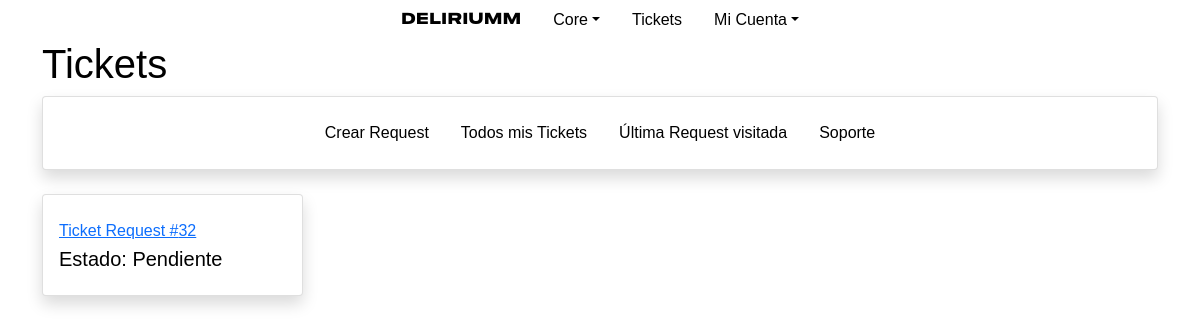
Before: /core/tickets/ (signed in) with the older database file.
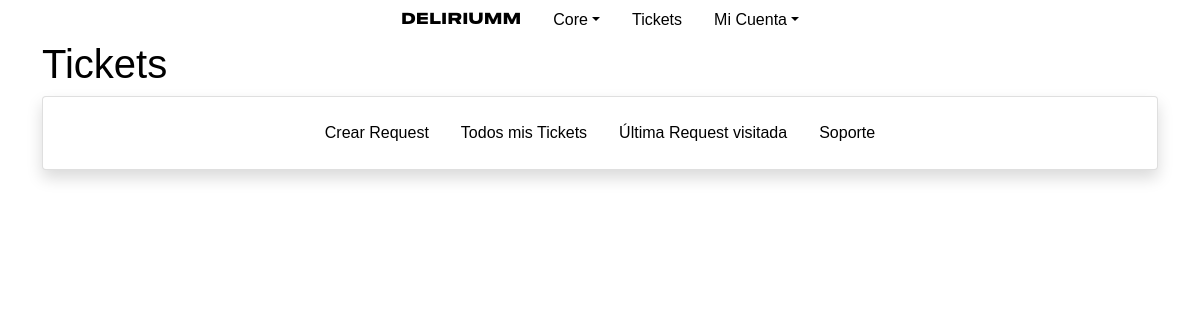
After: the same page with the newer database file.
### tickets/models.py (models this page shows, shortened)
class TicketRequest(models.Model):
    user = models.ForeignKey(User, on_delete=models.CASCADE)
    event = models.ForeignKey(Event, on_delete=models.CASCADE)
    context = models.CharField(max_length=300, blank=True)
    q_tickets = models.IntegerField(verbose_name="Tickets")
    reference = models.CharField(max_length=150, default="none")
    client = models.CharField(max_length=50, default="none")
    total = models.IntegerField(verbose_name="Total", default="0")
    created = models.DateTimeField(auto_now=True)
    staff_asigned = models.CharField(max_length=30, default="none")
    comprobante = models.FileField(upload_to='uploads/comprobantes/', blank=True)
    PAYMENTS = (
        ("CASH", "Efectivo"),
        ("CARD", "Tarjeta"),
        ("TRANSFER", "Transferencía"),
        ("DEPOSIT", "Deposíto"),
    )
    payment_method = models.CharField(
        max_length=20,
        choices=PAYMENTS,
        default='CASH',
    )
    STATUS = (
        ("PE", "Pendiente"),
        ("RE", "Rechazado"),
        ("VA", "Aprobado"),
        ("AR", "Archivado"),
    )
    status = models.CharField(
        max_length=2,
        choices=STATUS,
        default='PE',
    )

### tickets/views.py (the view)
# urls.py: path("", views.index, name="index"),
def index(request):
    if not request.user.is_authenticated:
        return HttpResponseRedirect(reverse("users:login"))
    usercore = get_object_or_404(UserCore, user=request.user)
    return render(request, "tickets/index.html",{
        "ticketspe": request.user.ticketrequest_set.all().filter(status="PE"),
        "ticketsap": request.user.ticketrequest_set.all().filter(status="VA"),
        "ticketsre": request.user.ticketrequest_set.all().filter(status="RE"),
        "last_ticket": usercore.last_ticket_request_see,
    })

### tickets/templates/tickets/index.html (shortened to what this page needs)
{% extends 'tickets/layout_1.html' %}
{% block head %}
{% load static %}
{% endblock %}
{% block body %}
<h1>Tickets</h1>
<div class="card shadow mb-4 ">
    <div class="card-body ">
        <ul class="nav justify-content-center">
            <li class="nav-item border-0">
                <a class="nav-link" href="{% url 'tickets:create_request_view' %}">Crear Request</a>
            </li>
            <li class="nav-item border-0">
                <a class="nav-link" href="{% url 'tickets:my_tickets' %}">Todos mis Tickets</a>
            </li>
            <li class="nav-item border-0">
                <a class="nav-link" href="{% url 'tickets:request_view' last_ticket %}">Última Request visitada</a>
            </li>
            <li class="nav-item border-0">
                <a class="nav-link" href="{% url 'tickets:index' %}">Soporte</a>
            </li>
        </ul>
    </div>
</div>
<div class="row">
    {% for ticket in ticketspe %}
    <div class="col-xl-3 col-md-6 mb-4">
        <div class="card border-left-primary shadow h-100 py-2">
            <div class="card-body">
                <div class="row no-gutters align-items-center">
                    <div class="col mr-2">
                        <div class="text-xs font-weight-bold text-primary mb-1">
                            <a href="{% url 'tickets:request_view' ticket.pk %}">Ticket Request #{{ ticket.pk }}</a></div>
                        <div class="h5 mb-0 font-weight-bold text-gray-800">Estado: {{ ticket.get_status_display }}</div>
                    </div>
                </div>
            </div>
        </div>
    </div>
    {% endfor %}
</div>
{% endblock body %}

Changed rows visible on the page:
removed TicketRequest: pk "32", status "Pendiente"
